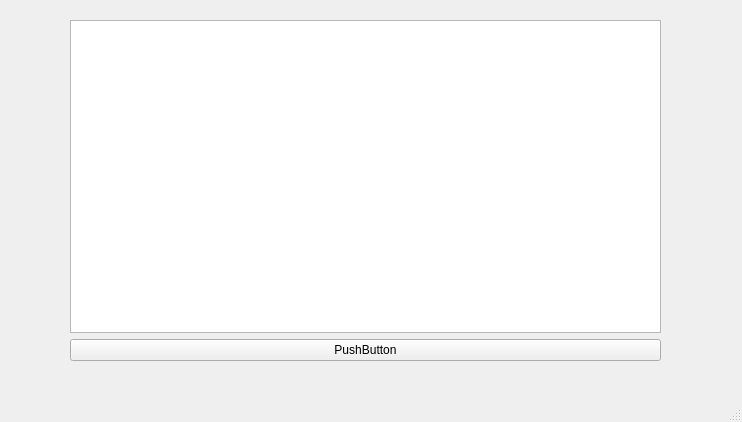
<?xml version="1.0" encoding="UTF-8"?>
<ui version="4.0">
 <class>MainWindow</class>
 <widget class="QMainWindow" name="MainWindow">
  <property name="geometry">
   <rect>
    <x>0</x>
    <y>0</y>
    <width>742</width>
    <height>422</height>
   </rect>
  </property>
  <property name="windowTitle">
   <string>MainWindow</string>
  </property>
  <widget class="QWidget" name="centralwidget">
   <widget class="QWidget" name="">
    <property name="geometry">
     <rect>
      <x>70</x>
      <y>20</y>
      <width>591</width>
      <height>341</height>
     </rect>
    </property>
    <layout class="QVBoxLayout" name="verticalLayout">
     <item>
      <widget class="QListWidget" name="listWidget"/>
     </item>
     <item>
      <widget class="QPushButton" name="pushButton">
       <property name="text">
        <string>PushButton</string>
       </property>
      </widget>
     </item>
    </layout>
   </widget>
  </widget>
  <widget class="QMenuBar" name="menubar">
   <property name="geometry">
    <rect>
     <x>0</x>
     <y>0</y>
     <width>742</width>
     <height>20</height>
    </rect>
   </property>
  </widget>
  <widget class="QStatusBar" name="statusbar"/>
 </widget>
 <resources/>
 <connections/>
</ui>
